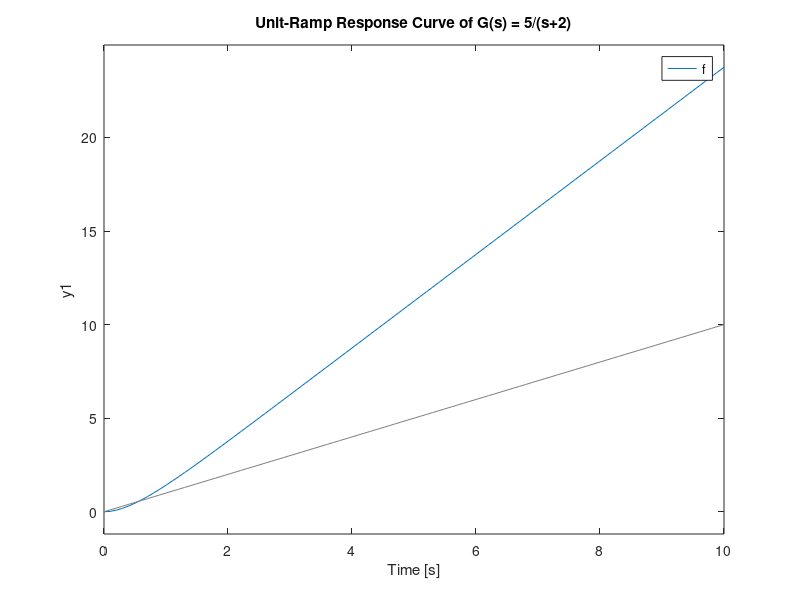

Here is the MATLAB script that generated this plot:
pkg load control;
s = tf('s') #modelo para função de transferência
f = 5/(s+2) #função de transferência
#num = [5];
#dem = [1 2];
t = 0:0.1:10;
lsim(f,t,t);
grid
title('Unit-Ramp Response Curve of G(s) = 5/(s+2)');